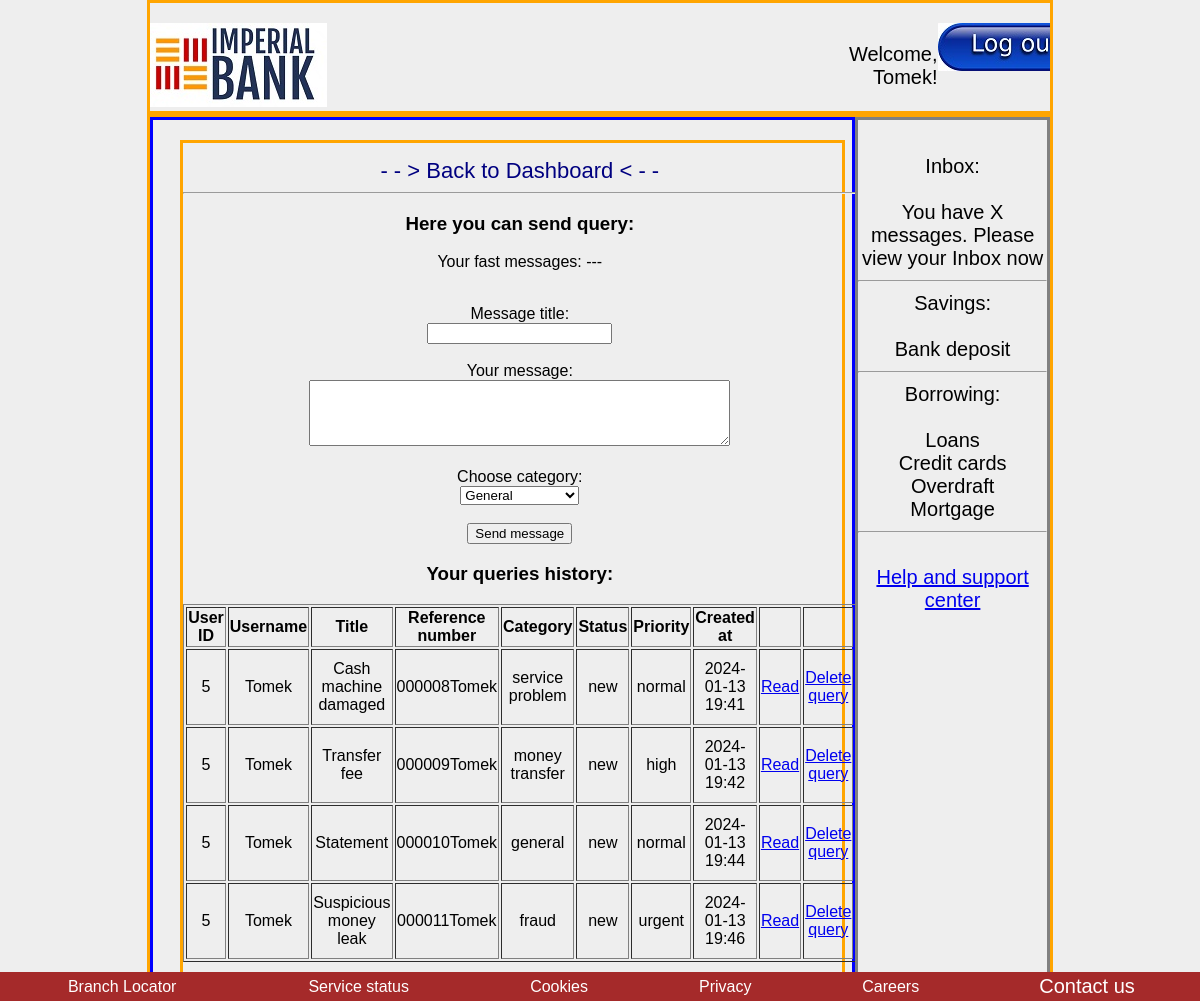
Before: /help_center (signed in) with the older database file.
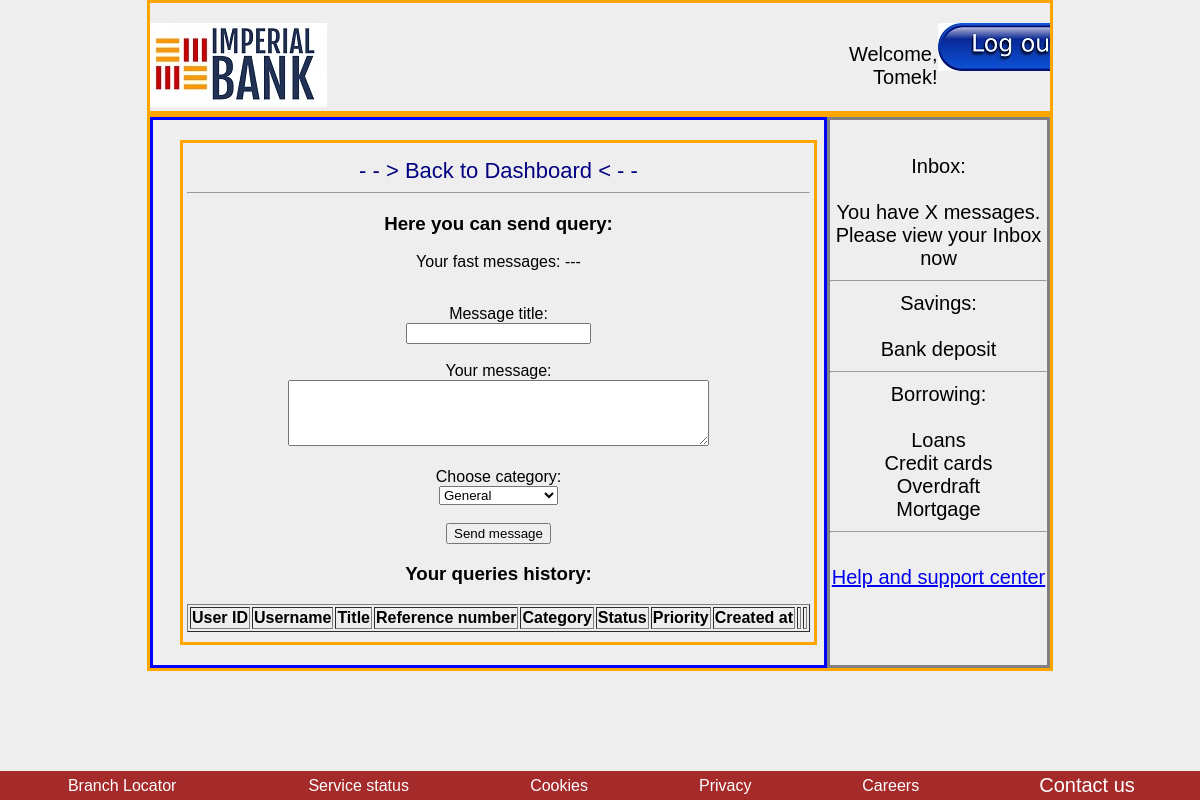
After: the same page with the newer database file.
### models/models.py (models this page shows, shortened)
class Users(db.Model, UserMixin):
    id = db.Column(db.Integer, primary_key=True)
    username = db.Column(db.String(50), unique=True, nullable=False)
    password_hash = db.Column(db.String(128), nullable=False)
    role = db.Column(db.String(20), nullable=False, default='client')
    email = db.Column(db.String(120), unique=True, nullable=False)
    phone_number = db.Column(db.String(20), nullable = False)
    country = db.Column(db.String(50))
    transactions = db.relationship('Transaction', backref='user', lazy=True)

class SupportTickets(db.Model):
    id = db.Column(db.Integer, primary_key=True)
    user_id = db.Column(db.Integer, db.ForeignKey('users.id'), nullable=False)
    title = db.Column(db.String(100), nullable=False)
    description = db.Column(db.Text, nullable=False)
    reference_number = db.Column(db.String(50), nullable=False)
    status = db.Column(db.String(50), nullable=False, default='new')  # values: new, in progress, closed, rejected
    priority = db.Column(db.String(50), nullable=False, default='normal')  # values: normal, high, urgent
    category = db.Column(db.String(50), nullable=False, default='general')  # values: general, fraud, service problem, money transfer
    created_at = db.Column(db.DateTime, default=datetime.utcnow)

### app.py (the view)
@app.route('/help_center', methods=['GET', 'POST'])
@login_required
def help_center():
    subquery = db.session.query(SupportTickets.reference_number,func.max(SupportTickets.created_at).label('max_date')).group_by(SupportTickets.reference_number).subquery()
    user_queries = db.session.query(SupportTickets).join(subquery,(SupportTickets.reference_number == subquery.c.reference_number) &
        (SupportTickets.created_at == subquery.c.max_date)).filter(SupportTickets.user_id == current_user.id).all()
    return render_template('help_center.html', all_queries = user_queries)

### app.py (called while the page is built)
@app.before_request
def initialize_database():
    db.create_all()
    session.permanent = True

@login_manager.user_loader
def load_user(user_id):
    return Users.query.get(int(user_id))

### templates/help_center.html (shortened to what this page needs)
{% extends 'base3.html' %}
{% block precontent%}
<a href="{{ url_for('dashboard') }}" class="link3"> - - > Back to Dashboard < - - </a><br>
<hr>
<h3>Here you can send query:</h3>
{% with messages = get_flashed_messages() %}
{% if not messages %}
    <p>Your fast messages: ---</p>
{% endif %}
{% endwith %}
<br>
<form action="{{ url_for('send_query_bp.send_query') }}" method="post" role="form">
    <label for="title">Message title:</label> <br>
    <input type="text" id="title" name="title" required> <br><br>
    <label for="description">Your message: </label> <br>
    <textarea id="description" name="description" required rows="4" cols="50"></textarea> <br><br>
    <label for="category">Choose category:</label> <br>
    <select type="text" id="category" name="category" def required>
        <option value="general">General</option>
    </select> <br><br>
    <input type="submit" value="Send message"><br>
</form>
<h3>Your queries history: </h3>
<table border="1" class="center-table" >
  <thead>
      <tr>
          <th>User ID</th>
          <th>Username</th>
          <th>Title</th>
          <th>Reference number</th>
          <th>Category</th>
          <th>Status</th>
          <th>Priority</th>
          <th>Created at</th>
          <th> </th>
          <th> </th>
      </tr>
  </thead>
  <tbody>
      {% for query in all_queries %}
          <tr>
              <td>{{ query.user_id }}</td>
              <td>{{ current_user.username }}</td>
              <td>{{ query.title }}</td>
              <td>{{ query.reference_number }}</td>
              <td>{{ query.category }}</td>
              <td>{{ query.status }}</td>
              <td>{{ query.priority }}</td>
              <td>{{ query.created_at.strftime('%Y-%m-%d %H:%M') }}</td>
              <td>&nbsp; <a href="{{ url_for('read_message_bp.read_message', query_ref=query.reference_number) }}">Read</a> &nbsp;</td>
              <td>&nbsp; <a href="{{ url_for('delete_messages_for_query_bp.delete_messages_for_query', query_ref=query.reference_number) }}">Delete query</a> &nbsp; </td>
          </tr>
      {% endfor %}
  </tbody>
</table>
{%  endblock %}

### templates/base3.html (shortened to what this page needs)
<!DOCTYPE html>
<html lang="en">
<head>
    <link rel="stylesheet" href="{{ url_for('static', filename='styles.css') }}">
</head>
<body>
    <header>
        <div class="container5">
            <div class="left4">
                <img src="{{ url_for('static', filename='imperial-bank-2.jpg') }}" alt="Imperial Bank">
            </div>
            <div class="right4">
                <p>Welcome, {{ current_user.username }}!</p>
            </div>
            <div class="right4">
                <a href="{{ url_for('logout') }}"><img src="{{ url_for('static', filename='logout.jpg') }}" alt="logout"> </a>
            </div>
        </div>
    </header>
    <main>
        <div class="container5">
            <div class="left5">
                <div class="container100">
                    <div class="center">
                        {% block precontent%}
                        {%  endblock %}
                    </div>
                </div>
            </div>
            <div class="right5">
                <div class="center">
                    Inbox: <br><br>
                    You have X messages. Please view your Inbox now<br>
                    <hr>
                    Savings: <br><br>
                    Bank deposit <br>
                    <hr>
                    Borrowing: <br><br>
                    Loans <br>
                    Credit cards <br>
                    Overdraft <br>
                    Mortgage <br>
                    <hr> <br>
                    <a href="{{ url_for('help_center') }}" > Help and support center</a>
                </div>
            </div>
        </div>
    </main>
    <footer>
        <table class="footer">
            <tr>
                <td  class="center2">
                    Branch Locator
                </td>
                <td class="center2">
                    Service status
                </td>
                <td class="center2">
                    Cookies
                </td>
                <td class="center2">
                    Privacy
                </td>
                <td class="center2">
                    Careers
                </td>
                <td class="center2">
                    <a href="contact_us" class="link">Contact us</a>
                </td>
            </tr>
        </table>
    </footer>
</body>
</html>

### static/styles.css (style rules this page uses)
body { font-family: 'Arial', sans-serif; margin: 0; padding: 0; background-color: #eee; }
.center { margin-left: auto; margin-right: auto; padding-left: 0px; padding-top: 15px; text-align: center; }
.center-table { margin-left: auto; margin-right: auto; text-align: center; width: 100%; }
.center2 { padding-left: 30px; padding-right: 30px; align-self: center; }
.footer { position: fixed; left: 0; bottom: 0; width: 100%; background-color: brown; color: white; text-align: center; }
.link { color: white; font-size: 20px; transition: color 2s ease; text-decoration: none; }
.link3 { color: navy; font-size: 22px; text-decoration: none; }
.left4 { flex: 6; text-align: left; padding-top: 20px; }
.right4 { flex: 1; text-align: right; justify-content: right; overflow: auto; padding-top: 20px; font-size: 20px; }
.container5 { display: flex; justify-content: space-between; margin: 0 auto; max-width: 75%; border-color: orange; border-style: solid; }
.left5 { flex: 3; text-align: left; padding-top: 20px; padding-left: 20px; padding-bottom: 20px; border-color: blue; border-style: solid; }
.right5 { flex: 1; text-align: right; justify-content: right; overflow: auto; padding-top: 20px; font-size: 20px; border-color: grey; border-style: solid; }
.container100 { display: flex; justify-content: space-between; margin: 0 auto; max-width: 97%; border-color: orange; border-style: solid; padding-bottom: 10px; }

Changed rows visible on the page:
removed SupportTickets: user_id "5", {{ current_user.username }} "Tomek", title "Cash machine damaged", reference_number "000008Tomek", category "service problem", status "new", priority "normal", created_at "2024-01-13 19:41"
removed SupportTickets: user_id "5", {{ current_user.username }} "Tomek", title "Transfer fee", reference_number "000009Tomek", category "money transfer", status "new", priority "high", created_at "2024-01-13 19:42"
removed SupportTickets: user_id "5", {{ current_user.username }} "Tomek", title "Statement", reference_number "000010Tomek", category "general", status "new", priority "normal", created_at "2024-01-13 19:44"
removed SupportTickets: user_id "5", {{ current_user.username }} "Tomek", title "Suspicious money leak", reference_number "000011Tomek", category "fraud", status "new", priority "urgent", created_at "2024-01-13 19:46"
